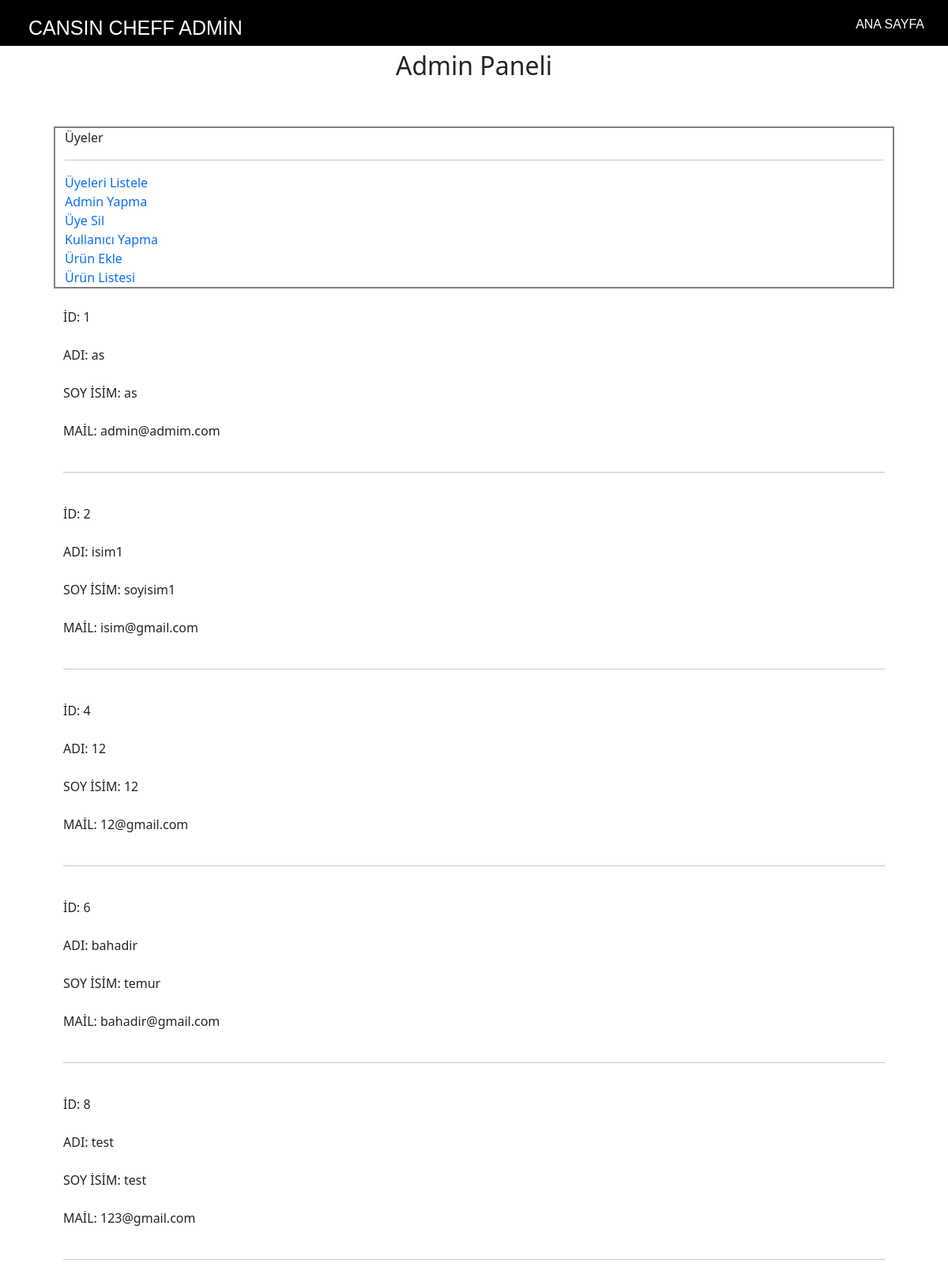
Screenshot of /admin.php?islem=1 with the database file from the repository.
### tables this page shows
CREATE TABLE `uyeler` (
  `uyeler_id` int(11) NOT NULL,
  `uyeler_isim` varchar(200) NOT NULL,
  `uyeler_soyisim` varchar(200) NOT NULL,
  `uyeler_mail` varchar(200) NOT NULL,
  `uyeler_sifre` varchar(200) NOT NULL,
  `uyeler_tur` int(3) NOT NULL
);

### admin.php (the view, shortened to what this page needs)
<!DOCTYPE html>
<html>
<head>
<link href="https://cdn.jsdelivr.net/npm/bootstrap@5.1.3/dist/css/bootstrap.min.css" rel="stylesheet">
</head>
<body>
<nav class="navbar">
<h1 style="float: left;margin-left: 3%;color:white;margin-top:12px;font-size: 25px;font-family: arial;">CANSIN CHEFF ADMİN</h1>
        <div class="kutular">
            <a href="http://localhost/index.html#home">ANA SAYFA</a>
        </div>
</nav>
<?php
include('baglan.php');
?>
<center><h2>Admin Paneli</h2></center>
<div class="container" style="padding:50px;">
 <div class="row">
    <div class="col-sm" >
     Üyeler<hr>
	 <a href="admin.php?islem=1">Üyeleri Listele</a><br>
	 <a href="admin.php?islem=2">Admin Yapma</a><br>
	 <a href="admin.php?islem=3">Üye Sil</a><br>
	 <a href="admin.php?islem=14">Kullanıcı Yapma</a><br>
	 <a href="admin.php?islem=16">Ürün Ekle</a><br>
	 <a href="admin.php?islem=17">Ürün Listesi</a><br>
    </div>
  </div>
  <br>
    <?php
	$islem=@$_GET["islem"];
	switch ($islem)
	{
		case "1":
			$sql = "SELECT uyeler_id, uyeler_isim, uyeler_soyisim,uyeler_mail FROM uyeler";
			$result = $conn->query($sql);
			if (isset($result)) {
				while($row = $result->fetch(PDO::FETCH_ASSOC)) {
					echo "<div>"."İD: ".$row["uyeler_id"]."<br>"."</br>"."<div class='uyead'>"."ADI: ".$row["uyeler_isim"]."</div>"."</br>".
					"<div class='uyesoyisim'>"."SOY İSİM: ".$row["uyeler_soyisim"]."</div></br><div class='uyemail'>"."MAİL: ".$row["uyeler_mail"].
					"</div></div><br><hr>".
					"</br>";
					}
				}
			 else {
				echo "sonuç yok";
			}
		break;
	}
	?>
</div>
</body>
</html>

### admin.php (style rules this page uses)
body { margin: 0px; padding: 0px; }
.col-sm { border:2px solid grey; }
a { text-decoration:none; }
.navbar { font-family: sans-serif; background-color:black; width: 100%; padding-bottom: 0px; display: inline-block; align-items: center; }
.kutular { margin-top: 11px; float: right; }
.kutular > a { text-decoration: none; color:white; margin-right: 30px; transition: 0.8s; }

### rows the page displays
uyeler: uyeler_id "1", uyeler_isim "as", uyeler_soyisim "as", uyeler_mail "admin@admim.com"
uyeler: uyeler_id "2", uyeler_isim "isim1", uyeler_soyisim "soyisim1", uyeler_mail "isim@gmail.com"
uyeler: uyeler_id "4", uyeler_isim "12", uyeler_soyisim "12", uyeler_mail "12@gmail.com"
uyeler: uyeler_id "6", uyeler_isim "bahadir", uyeler_soyisim "temur", uyeler_mail "bahadir@gmail.com"
uyeler: uyeler_id "8", uyeler_isim "test", uyeler_soyisim "test", uyeler_mail "123@gmail.com"
